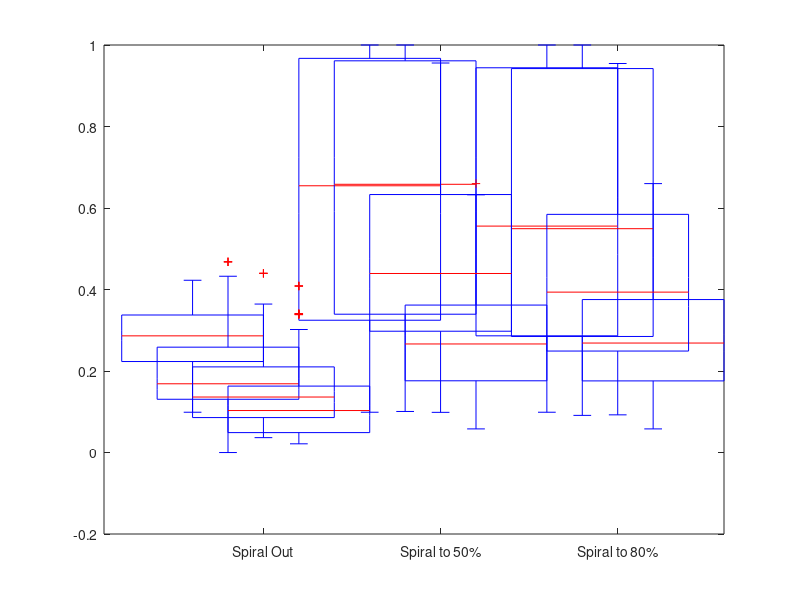

Write MATLAB code to recreate this figure. (Note: this script raises an error after producing the figure.)
%columns:
%1 - time
%2 - speed
%3 - sigma
%4 - kill rate
%5 - mode
%6 - row spacing
%7 - transition probability
%8 - result

normalTestResults = csvread('NormalPrmResults.csv');

%set up data by value
%kill rate
% filename = 'NormalSigmaResults.pdf';
% vals = [99/20 99/10 99/5 99/2];
% group1 = normalTestResults(normalTestResults(:,3)==vals(1),:);
% group2 = normalTestResults(normalTestResults(:,3)==vals(2),:);
% group3 = normalTestResults(normalTestResults(:,3)==vals(3),:);
% group4 = normalTestResults(normalTestResults(:,3)==vals(4),:);
% set positions for boxes
% position_1 = 1:1:5;
% position_2 = 1.2:1:5.2;
% position_3 = 1.4:1:5.4;
% position_4 = 1.6:1:5.6;

%row spacing
filename = 'NormalRowSpaceResults.pdf';
vals = [99/50 99/20 99/10 99/5];
group1 = normalTestResults(normalTestResults(:,6)==vals(1),:);
group2 = normalTestResults(normalTestResults(:,6)==vals(2),:);
group3 = normalTestResults(normalTestResults(:,6)==vals(3),:);
group4 = normalTestResults(normalTestResults(:,6)==vals(4),:);
% set positions for boxes
position_1 = 1:1:3;
position_2 = 1.2:1:3.2;
position_3 = 1.4:1:3.4;
position_4 = 1.6:1:3.6;

f=figure;
% plot first set of boxes in blue
h1 = boxplot(group1(:,8)/10000,group1(:,5),'colors','b','positions',position_1,'width',0.15);
hold on  % Keep the first box plot on figure
% plot second set of boxes in red
h2 = boxplot(group2(:,8)/10000,group2(:,5),'colors',[0.8 0 0],'positions',position_2,'width',0.15);
% plot fourth set of boxes in green
h4 = boxplot(group4(:,8)/10000,group4(:,5),'colors',[0 0.5 0],'positions',position_4,'width',0.15);
% plot third set of boxes in gold
h3 = boxplot(group3(:,8)/10000,group3(:,5),'colors',[0.6 0.6 0],'positions',position_3,'width',0.15);
%set axis labels
set(gca,'XTickLabel',{'Spiral Out','Spiral to 50%','Spiral to 80%','Greedy (1)','Greedy (2)'}) %normal

%hide outliers
set(h1(7,:),'Visible','off')
set(h2(7,:),'Visible','off')
set(h3(7,:),'Visible','off')
set(h4(7,:),'Visible','off')
%build legend
box_vars = findall(gca,'Tag','Box');
%hLegend = legend(box_vars([16,11,1,6]), {num2str(vals(1)),num2str(vals(2)),num2str(vals(3)),num2str(vals(4))},'Location','eastoutside');
%hLegend = legend(box_vars([16,11,1,6]), {'\sigma/20','\sigma/10','\sigma/5','\sigma/2'},'Location','eastoutside');
hLegend = legend(box_vars([10,7,1,4]), {'L/50 m','L/20 m','L/10 m','L/5 m'},'Location','eastoutside');

hold off
% Insert texts and labels
ylabel('Fraction of Population Found')
xlabel('Search Method')
ylim([0 1])
set(gcf,'PaperPositionMode','auto','PaperSize',[6,4],'PaperPosition',[0,0,6,4] );
%print(gcf, '-dpdf', filename);